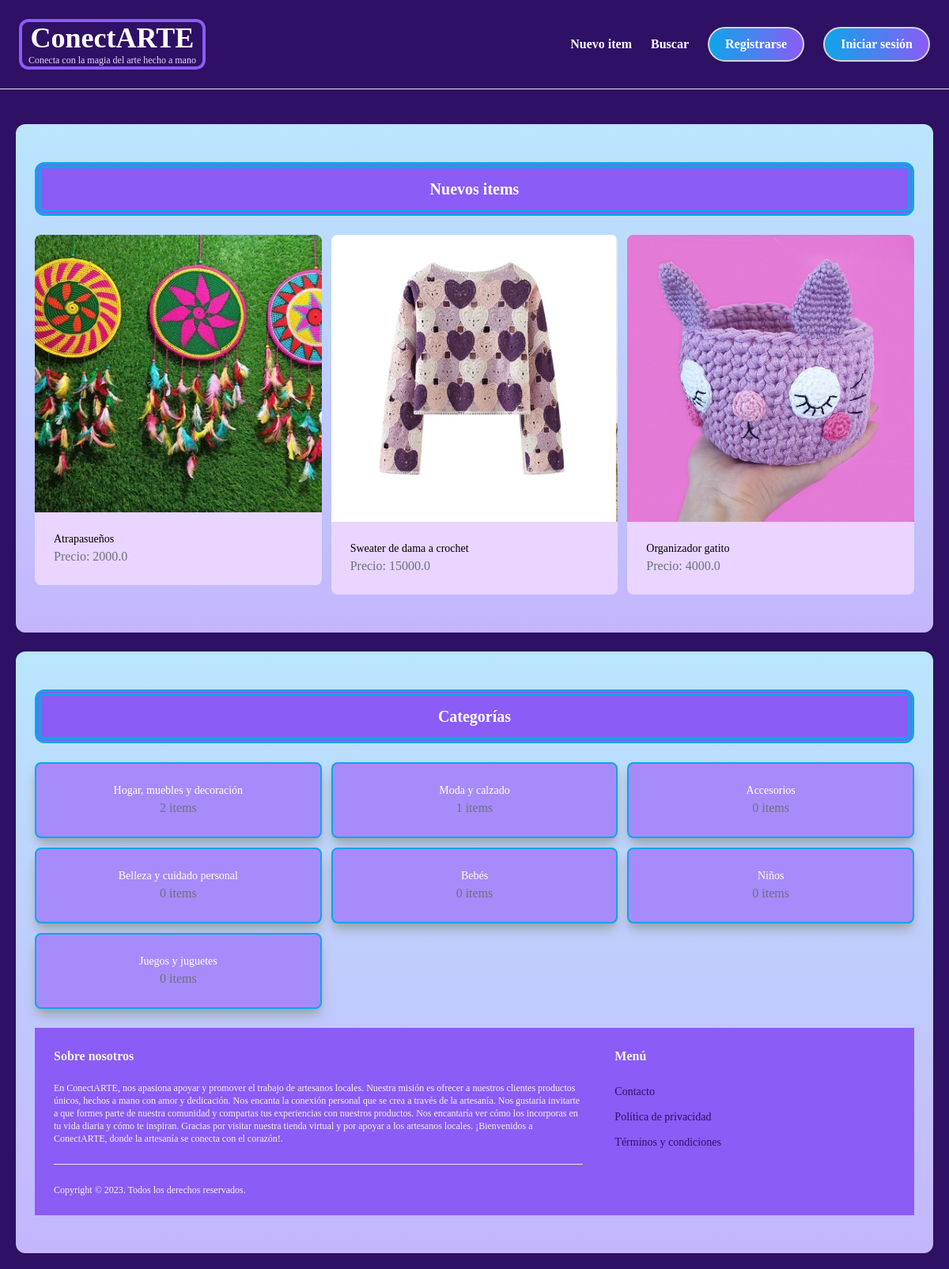
The page / on the database its author committed.
### item/models.py (models this page shows)
class Item(models.Model):
    categoría = models.ForeignKey(Categoría, related_name ="items", on_delete = models.CASCADE)
    name = models.CharField(max_length=250)
    descripción = models.TextField(blank=True, null=True)
    precio = models.FloatField()
    imagen = models.ImageField(upload_to = "item_images", blank = True, null = True)
    vendido = models.BooleanField(default=False)
    fecha_de_creación = models.DateTimeField(auto_now_add = True)
    creado_por = models.ForeignKey(User, related_name="items", on_delete = models.CASCADE)

class Categoría(models.Model):
    name = models.CharField(max_length=250)

### core/views.py (the view)
# urls.py: path("", index, name="index"),
def index(request):
    items = Item.objects.filter(vendido = False)[0:6]
    categorías = Categoría.objects.all()
    return render(request, "core/index.html", {
        "categorías": categorías,
        "items": items,
    })

### core/templates/core/index.html (shortened to what this page needs)
{% extends "core/base.html" %}
{% block content %}
    <div class= "mt-6 px-6 py-12 bg-gray-100 rounded-xl bg-gradient-to-b from-sky-200 to-violet-300">
        <h2 class= " py-3 text-center text-xl font-semibold bg-violet-500 text-white rounded-xl border border-solid
         border-double border-8 border-sky-500">Nuevos items</h2><br>
        <div class= "grid grid-cols-3 gap-3 space-evenly">
            {% for item in items %}
                <div>
                    <a href="{% url "item:detalle" item.id %}">
                        <div>
                            <img src="{{item.imagen.url}}" class= "rounded-t-lg object-fill">
                        </div>
                        <div class= "p-6 bg-purple-200 rounded-b-lg">
                           <h2 class= "text-sm">{{ item.name }}</h2>
                           <p class="text-gray-500">Precio: {{item.precio}}</p>
                        </div>
                    </a>
                </div>
            {% endfor %}
        </div>
    </div>
    <div class= "mt-6 px-6 py-12 bg-gray-100 rounded-xl bg-gradient-to-b from-sky-200 to-violet-300">
        <h2 class= "py-3 mb-6 mt-0 text-center text-xl font-semibold bg-violet-500 text-white rounded-xl border border-solid
        border-double border-8 border-sky-500 ">Categorías</h2>
        <div class= "grid grid-cols-3 gap-3">
            {% for categoría in categorías %}
            <div>
                <a href="#">
                    <div class= "shadow-lg shadow-gray-400 text-center text-white border border-2 border-double border-sky-500 border-solid p-6 bg-violet-400 rounded-lg">
                       <h2 class= "text-sm">{{ categoría.name }}</h2>
                       <p class="text-gray-500"> {{categoría.items.count}} items</p>
                    </div>
                </a>
            </div>
            {% endfor %}
{% endblock  %}

### core/templates/core/base.html (shortened to what this page needs)
<!doctype html>
<html>
    <head>
        <script src="https://cdn.tailwindcss.com"></script>
    </head>
    <body class="bg-violet-950 font-serif">
        <nav class="py-6 px-6 flex justify-between items-center border-b border-gray-200 ">
            <div class=" border-4 border-violet-500 rounded-xl">
                <a href="/" class=" flex flex-col gap-2 text-center text-4xl text-white  rounded-lg font-semibold">ConectARTE</a>
                <span class="flex flex-col gap-2 px-2 text-xs text-center text-purple-200">Conecta con la magia del arte hecho a mano
                </span>
           </div>
            <div class="space-x-5">
                <a href="#" class="text-mb text-white font-semibold hover:text-indigo-300">Nuevo item</a>
                <a href="#" class="text-mb text-white font-semibold hover:text-indigo-300">Buscar</a>
                <button type="submit" class="px-5 py-2 bg-gradient-to-r from-sky-500 to-violet-500 text-white font-bold rounded-full
                   hover:shadow-md hover:shadow-violet-300 border border-2 border-gray-300">Registrarse</button>
                <button type="submit" class="px-5 py-2 bg-gradient-to-r from-sky-500 to-violet-500 text-white font-bold rounded-full
                  hover:shadow-md hover:shadow-violet-300 border border-2 border-gray-300">Iniciar sesión</button>
            </div>
        </nav>
        <div class="px-5 py-5">
           {% block content %}
           {% endblock %}
        </div>
        <footer class="mt-6 py-6 px-6 flex justify-between bg-violet-500">
            <div class="w-2/3 pr-10">
                <h3 class="mb-5 font-semibold text-gray-100">Sobre nosotros</h3>
                <p class="text-xs text-gray-100"> En ConectARTE, nos apasiona apoyar y promover el trabajo de artesanos locales. Nuestra misión
                    es ofrecer a nuestros clientes productos únicos, hechos a mano con amor y dedicación.
                    Nos encanta la conexión personal que se crea a través de la artesanía. Nos gustaría invitarte a que formes
                     parte de nuestra comunidad y compartas tus experiencias con nuestros productos. Nos encantaría ver cómo
                     los incorporas en tu vida diaria y cómo te inspiran.
                    Gracias por visitar nuestra tienda virtual y por apoyar a los artesanos locales.
                    ¡Bienvenidos a ConectARTE, donde la artesanía se conecta con el corazón!.</p><br>
                    <hr/><br>
                <p class="text-xs text-gray-100">Copyright © 2023. Todos los derechos reservados.</p>
            </div>
            <div class="w-1/3">
                <h3 class="mb-5 font-semibold text-gray-100">Menú</h3>
                <ul class="space-y-2">
                    <li><a href="{% url "contacto" %}" class="text-sm text-violet-950 hover:text-purple-200">Contacto</a></li>
                    <li><a href="#" class="text-sm text-violet-950 hover:text-purple-200">Política de privacidad</a></li>
                    <li><a href="#" class="text-sm text-violet-950 hover:text-purple-200">Términos y condiciones</a></li>
            </div>
        </footer>
    </body>
</html>

### rows shown on the page
Item: imagen (picture), name "Atrapasueños", precio "2000.0"
Item: imagen (picture), name "Sweater de dama a crochet", precio "15000.0"
Item: imagen (picture), name "Organizador gatito", precio "4000.0"
Categoría: name "Hogar, muebles y decoración", items.count "2"
Categoría: name "Moda y calzado", items.count "1"
Categoría: name "Accesorios", items.count "0"
Categoría: name "Belleza y cuidado personal", items.count "0"
Categoría: name "Bebés", items.count "0"
Categoría: name "Niños", items.count "0"
Categoría: name "Juegos y juguetes", items.count "0"
